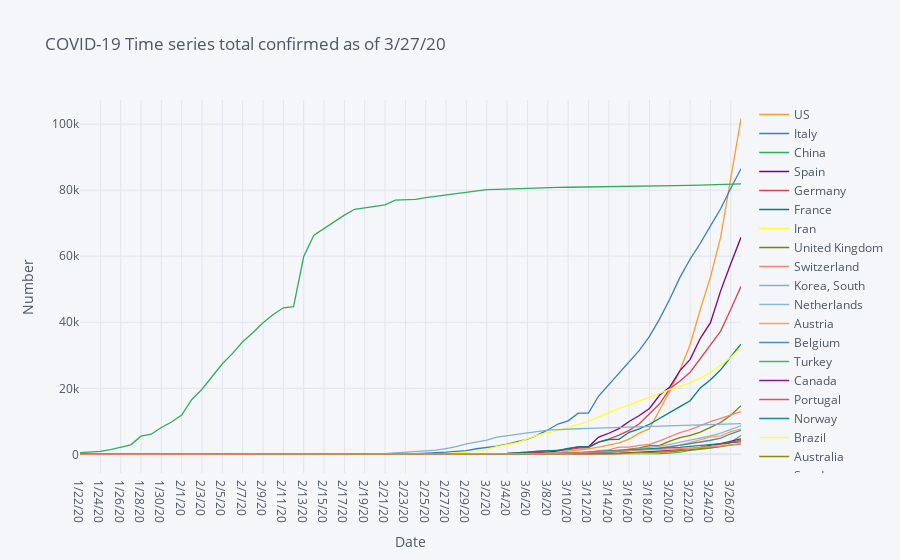

Notebook source saved alongside this figure:
### Code cell
df=covid19_confirmed.groupby('Country/Region').sum().reset_index()
df=df.sort_values(confirmed_latest,ascending=False).head(20).drop(['Lat', 'Long'],axis=1).set_index("Country/Region").T
fig = df.iplot(asFigure=True, xTitle="Date", yTitle="Number", title=f'COVID-19 Time series total confirmed as of {confirmed_latest}')
fig

### Figure 1 — Plotly figure (JSON) as saved in the notebook; plotly's stock layout.template omitted (floating-point values rounded to 4 significant figures)
{"data": [{"line": {"color": "rgba(255, 153, 51, 1.0)", "dash": "solid", "shape": "linear", "width": 1.3}, "mode": "lines", "name": "US", "text": "", "type": "scatter", "x": ["1/22/20", "1/23/20", "1/24/20", "1/25/20", "1/26/20", "1/27/20", "1/28/20", "1/29/20", "1/30/20", "1/31/20", "2/1/20", "2/2/20", "2/3/20", "2/4/20", "2/5/20", "2/6/20", "2/7/20", "2/8/20", "2/9/20", "2/10/20", "2/11/20", "2/12/20", "2/13/20", "2/14/20", "2/15/20", "2/16/20", "2/17/20", "2/18/20", "2/19/20", "2/20/20", "2/21/20", "2/22/20", "2/23/20", "2/24/20", "2/25/20", "2/26/20", "2/27/20", "2/28/20", "2/29/20", "3/1/20", "3/2/20", "3/3/20", "3/4/20", "3/5/20", "3/6/20", "3/7/20", "3/8/20", "3/9/20", "3/10/20", "3/11/20", "3/12/20", "3/13/20", "3/14/20", "3/15/20", "3/16/20", "3/17/20", "3/18/20", "3/19/20", "3/20/20", "3/21/20", "3/22/20", "3/23/20", "3/24/20", "3/25/20", "3/26/20", "3/27/20"], "y": [1, 1, 2, 2, 5, 5, 5, 5, 5, 7, 8, 8, 11, 11, 11, 11, 11, 11, 11, 11, 12, 12, 13, 13, 13, 13, 13, 13, 13, 13, 15, 15, 15, 51, 51, 57, 58, 60, 68, 74, 98, 118, 149, 217, 262, 402, 518, 583, 959, 1281, 1663, 2179, 2727, 3499, 4632, 6421, 7783, 13677, 19100, 25489, 33276, 43847, 53740, 65778, 83836, 101657]}, {"line": {"color": "rgba(55, 128, 191, 1.0)", "dash": "solid", "shape": "linear", "width": 1.3}, "mode": "lines", "name": "Italy", "text": "", "type": "scatter", "x": ["1/22/20", "1/23/20", "1/24/20", "1/25/20", "1/26/20", "1/27/20", "1/28/20", "1/29/20", "1/30/20", "1/31/20", "2/1/20", "2/2/20", "2/3/20", "2/4/20", "2/5/20", "2/6/20", "2/7/20", "2/8/20", "2/9/20", "2/10/20", "2/11/20", "2/12/20", "2/13/20", "2/14/20", "2/15/20", "2/16/20", "2/17/20", "2/18/20", "2/19/20", "2/20/20", "2/21/20", "2/22/20", "2/23/20", "2/24/20", "2/25/20", "2/26/20", "2/27/20", "2/28/20", "2/29/20", "3/1/20", "3/2/20", "3/3/20", "3/4/20", "3/5/20", "3/6/20", "3/7/20", "3/8/20", "3/9/20", "3/10/20", "3/11/20", "3/12/20", "3/13/20", "3/14/20", "3/15/20", "3/16/20", "3/17/20", "3/18/20", "3/19/20", "3/20/20", "3/21/20", "3/22/20", "3/23/20", "3/24/20", "3/25/20", "3/26/20", "3/27/20"], "y": [0, 0, 0, 0, 0, 0, 0, 0, 0, 2, 2, 2, 2, 2, 2, 2, 3, 3, 3, 3, 3, 3, 3, 3, 3, 3, 3, 3, 3, 3, 20, 62, 155, 229, 322, 453, 655, 888, 1128, 1694, 2036, 2502, 3089, 3858, 4636, 5883, 7375, 9172, 10149, 12462, 12462, 17660, 21157, 24747, 27980, 31506, 35713, 41035, 47021, 53578, 59138, 63927, 69176, 74386, 80589, 86498]}, {"line": {"color": "rgba(50, 171, 96, 1.0)", "dash": "solid", "shape": "linear", "width": 1.3}, "mode": "lines", "name": "China", "text": "", "type": "scatter", "x": ["1/22/20", "1/23/20", "1/24/20", "1/25/20", "1/26/20", "1/27/20", "1/28/20", "1/29/20", "1/30/20", "1/31/20", "2/1/20", "2/2/20", "2/3/20", "2/4/20", "2/5/20", "2/6/20", "2/7/20", "2/8/20", "2/9/20", "2/10/20", "2/11/20", "2/12/20", "2/13/20", "2/14/20", "2/15/20", "2/16/20", "2/17/20", "2/18/20", "2/19/20", "2/20/20", "2/21/20", "2/22/20", "2/23/20", "2/24/20", "2/25/20", "2/26/20", "2/27/20", "2/28/20", "2/29/20", "3/1/20", "3/2/20", "3/3/20", "3/4/20", "3/5/20", "3/6/20", "3/7/20", "3/8/20", "3/9/20", "3/10/20", "3/11/20", "3/12/20", "3/13/20", "3/14/20", "3/15/20", "3/16/20", "3/17/20", "3/18/20", "3/19/20", "3/20/20", "3/21/20", "3/22/20", "3/23/20", "3/24/20", "3/25/20", "3/26/20", "3/27/20"], "y": [548, 643, 920, 1406, 2075, 2877, 5509, 6087, 8141, 9802, 11891, 16630, 19716, 23707, 27440, 30587, 34110, 36814, 39829, 42354, 44386, 44759, 59895, 66358, 68413, 70513, 72434, 74211, 74619, 75077, 75550, 77001, 77022, 77241, 77754, 78166, 78600, 78928, 79356, 79932, 80136, 80261, 80386, 80537, 80690, 80770, 80823, 80860, 80887, 80921, 80932, 80945, 80977, 81003, 81033, 81058, 81102, 81156, 81250, 81305, 81435, 81498, 81591, 81661, 81782, 81897]}, {"line": {"color": "rgba(128, 0, 128, 1.0)", "dash": "solid", "shape": "linear", "width": 1.3}, "mode": "lines", "name": "Spain", "text": "", "type": "scatter", "x": ["1/22/20", "1/23/20", "1/24/20", "1/25/20", "1/26/20", "1/27/20", "1/28/20", "1/29/20", "1/30/20", "1/31/20", "2/1/20", "2/2/20", "2/3/20", "2/4/20", "2/5/20", "2/6/20", "2/7/20", "2/8/20", "2/9/20", "2/10/20", "2/11/20", "2/12/20", "2/13/20", "2/14/20", "2/15/20", "2/16/20", "2/17/20", "2/18/20", "2/19/20", "2/20/20", "2/21/20", "2/22/20", "2/23/20", "2/24/20", "2/25/20", "2/26/20", "2/27/20", "2/28/20", "2/29/20", "3/1/20", "3/2/20", "3/3/20", "3/4/20", "3/5/20", "3/6/20", "3/7/20", "3/8/20", "3/9/20", "3/10/20", "3/11/20", "3/12/20", "3/13/20", "3/14/20", "3/15/20", "3/16/20", "3/17/20", "3/18/20", "3/19/20", "3/20/20", "3/21/20", "3/22/20", "3/23/20", "3/24/20", "3/25/20", "3/26/20", "3/27/20"], "y": [0, 0, 0, 0, 0, 0, 0, 0, 0, 0, 1, 1, 1, 1, 1, 1, 1, 1, 2, 2, 2, 2, 2, 2, 2, 2, 2, 2, 2, 2, 2, 2, 2, 2, 6, 13, 15, 32, 45, 84, 120, 165, 222, 259, 400, 500, 673, 1073, 1695, 2277, 2277, 5232, 6391, 7798, 9942, 11748, 13910, 17963, 20410, 25374, 28768, 35136, 39885, 49515, 57786, 65719]}, {"line": {"color": "rgba(219, 64, 82, 1.0)", "dash": "solid", "shape": "linear", "width": 1.3}, "mode": "lines", "name": "Germany", "text": "", "type": "scatter", "x": ["1/22/20", "1/23/20", "1/24/20", "1/25/20", "1/26/20", "1/27/20", "1/28/20", "1/29/20", "1/30/20", "1/31/20", "2/1/20", "2/2/20", "2/3/20", "2/4/20", "2/5/20", "2/6/20", "2/7/20", "2/8/20", "2/9/20", "2/10/20", "2/11/20", "2/12/20", "2/13/20", "2/14/20", "2/15/20", "2/16/20", "2/17/20", "2/18/20", "2/19/20", "2/20/20", "2/21/20", "2/22/20", "2/23/20", "2/24/20", "2/25/20", "2/26/20", "2/27/20", "2/28/20", "2/29/20", "3/1/20", "3/2/20", "3/3/20", "3/4/20", "3/5/20", "3/6/20", "3/7/20", "3/8/20", "3/9/20", "3/10/20", "3/11/20", "3/12/20", "3/13/20", "3/14/20", "3/15/20", "3/16/20", "3/17/20", "3/18/20", "3/19/20", "3/20/20", "3/21/20", "3/22/20", "3/23/20", "3/24/20", "3/25/20", "3/26/20", "3/27/20"], "y": [0, 0, 0, 0, 0, 1, 4, 4, 4, 5, 8, 10, 12, 12, 12, 12, 13, 13, 14, 14, 16, 16, 16, 16, 16, 16, 16, 16, 16, 16, 16, 16, 16, 16, 17, 27, 46, 48, 79, 130, 159, 196, 262, 482, 670, 799, 1040, 1176, 1457, 1908, 2078, 3675, 4585, 5795, 7272, 9257, 12327, 15320, 19848, 22213, 24873, 29056, 32986, 37323, 43938, 50871]}, {"line": {"color": "rgba(0, 128, 128, 1.0)", "dash": "solid", "shape": "linear", "width": 1.3}, "mode": "lines", "name": "France", "text": "", "type": "scatter", "x": ["1/22/20", "1/23/20", "1/24/20", "1/25/20", "1/26/20", "1/27/20", "1/28/20", "1/29/20", "1/30/20", "1/31/20", "2/1/20", "2/2/20", "2/3/20", "2/4/20", "2/5/20", "2/6/20", "2/7/20", "2/8/20", "2/9/20", "2/10/20", "2/11/20", "2/12/20", "2/13/20", "2/14/20", "2/15/20", "2/16/20", "2/17/20", "2/18/20", "2/19/20", "2/20/20", "2/21/20", "2/22/20", "2/23/20", "2/24/20", "2/25/20", "2/26/20", "2/27/20", "2/28/20", "2/29/20", "3/1/20", "3/2/20", "3/3/20", "3/4/20", "3/5/20", "3/6/20", "3/7/20", "3/8/20", "3/9/20", "3/10/20", "3/11/20", "3/12/20", "3/13/20", "3/14/20", "3/15/20", "3/16/20", "3/17/20", "3/18/20", "3/19/20", "3/20/20", "3/21/20", "3/22/20", "3/23/20", "3/24/20", "3/25/20", "3/26/20", "3/27/20"], "y": [0, 0, 2, 3, 3, 3, 4, 5, 5, 5, 6, 6, 6, 6, 6, 6, 6, 11, 11, 11, 11, 11, 11, 11, 12, 12, 12, 12, 12, 12, 12, 12, 12, 12, 14, 18, 38, 57, 100, 130, 191, 204, 288, 380, 656, 959, 1136, 1219, 1794, 2293, 2293, 3681, 4496, 4532, 6683, 7715, 9124, 10970, 12758, 14463, 16243, 20123, 22622, 25600, 29551, 33402]}, {"line": {"color": "rgba(255, 255, 51, 1.0)", "dash": "solid", "shape": "linear", "width": 1.3}, "mode": "lines", "name": "Iran", "text": "", "type": "scatter", "x": ["1/22/20", "1/23/20", "1/24/20", "1/25/20", "1/26/20", "1/27/20", "1/28/20", "1/29/20", "1/30/20", "1/31/20", "2/1/20", "2/2/20", "2/3/20", "2/4/20", "2/5/20", "2/6/20", "2/7/20", "2/8/20", "2/9/20", "2/10/20", "2/11/20", "2/12/20", "2/13/20", "2/14/20", "2/15/20", "2/16/20", "2/17/20", "2/18/20", "2/19/20", "2/20/20", "2/21/20", "2/22/20", "2/23/20", "2/24/20", "2/25/20", "2/26/20", "2/27/20", "2/28/20", "2/29/20", "3/1/20", "3/2/20", "3/3/20", "3/4/20", "3/5/20", "3/6/20", "3/7/20", "3/8/20", "3/9/20", "3/10/20", "3/11/20", "3/12/20", "3/13/20", "3/14/20", "3/15/20", "3/16/20", "3/17/20", "3/18/20", "3/19/20", "3/20/20", "3/21/20", "3/22/20", "3/23/20", "3/24/20", "3/25/20", "3/26/20", "3/27/20"], "y": [0, 0, 0, 0, 0, 0, 0, 0, 0, 0, 0, 0, 0, 0, 0, 0, 0, 0, 0, 0, 0, 0, 0, 0, 0, 0, 0, 0, 2, 5, 18, 28, 43, 61, 95, 139, 245, 388, 593, 978, 1501, 2336, 2922, 3513, 4747, 5823, 6566, 7161, 8042, 9000, 10075, 11364, 12729, 13938, 14991, 16169, 17361, 18407, 19644, 20610, 21638, 23049, 24811, 27017, 29406, 32332]}, {"line": {"color": "rgba(128, 128, 0, 1.0)", "dash": "solid", "shape": "linear", "width": 1.3}, "mode": "lines", "name": "United Kingdom", "text": "", "type": "scatter", "x": ["1/22/20", "1/23/20", "1/24/20", "1/25/20", "1/26/20", "1/27/20", "1/28/20", "1/29/20", "1/30/20", "1/31/20", "2/1/20", "2/2/20", "2/3/20", "2/4/20", "2/5/20", "2/6/20", "2/7/20", "2/8/20", "2/9/20", "2/10/20", "2/11/20", "2/12/20", "2/13/20", "2/14/20", "2/15/20", "2/16/20", "2/17/20", "2/18/20", "2/19/20", "2/20/20", "2/21/20", "2/22/20", "2/23/20", "2/24/20", "2/25/20", "2/26/20", "2/27/20", "2/28/20", "2/29/20", "3/1/20", "3/2/20", "3/3/20", "3/4/20", "3/5/20", "3/6/20", "3/7/20", "3/8/20", "3/9/20", "3/10/20", "3/11/20", "3/12/20", "3/13/20", "3/14/20", "3/15/20", "3/16/20", "3/17/20", "3/18/20", "3/19/20", "3/20/20", "3/21/20", "3/22/20", "3/23/20", "3/24/20", "3/25/20", "3/26/20", "3/27/20"], "y": [0, 0, 0, 0, 0, 0, 0, 0, 0, 2, 2, 2, 2, 2, 2, 2, 3, 3, 3, 8, 8, 9, 9, 9, 9, 9, 9, 9, 9, 9, 9, 9, 9, 13, 13, 13, 15, 20, 23, 36, 40, 51, 86, 116, 164, 207, 274, 322, 384, 459, 459, 802, 1144, 1145, 1551, 1960, 2642, 2716, 4014, 5067, 5745, 6726, 8164, 9640, 11812, 14745]}, {"line": {"color": "rgba(251, 128, 114, 1.0)", "dash": "solid", "shape": "linear", "width": 1.3}, "mode": "lines", "name": "Switzerland", "text": "", "type": "scatter", "x": ["1/22/20", "1/23/20", "1/24/20", "1/25/20", "1/26/20", "1/27/20", "1/28/20", "1/29/20", "1/30/20", "1/31/20", "2/1/20", "2/2/20", "2/3/20", "2/4/20", "2/5/20", "2/6/20", "2/7/20", "2/8/20", "2/9/20", "2/10/20", "2/11/20", "2/12/20", "2/13/20", "2/14/20", "2/15/20", "2/16/20", "2/17/20", "2/18/20", "2/19/20", "2/20/20", "2/21/20", "2/22/20", "2/23/20", "2/24/20", "2/25/20", "2/26/20", "2/27/20", "2/28/20", "2/29/20", "3/1/20", "3/2/20", "3/3/20", "3/4/20", "3/5/20", "3/6/20", "3/7/20", "3/8/20", "3/9/20", "3/10/20", "3/11/20", "3/12/20", "3/13/20", "3/14/20", "3/15/20", "3/16/20", "3/17/20", "3/18/20", "3/19/20", "3/20/20", "3/21/20", "3/22/20", "3/23/20", "3/24/20", "3/25/20", "3/26/20", "3/27/20"], "y": [0, 0, 0, 0, 0, 0, 0, 0, 0, 0, 0, 0, 0, 0, 0, 0, 0, 0, 0, 0, 0, 0, 0, 0, 0, 0, 0, 0, 0, 0, 0, 0, 0, 0, 1, 1, 8, 8, 18, 27, 42, 56, 90, 114, 214, 268, 337, 374, 491, 652, 652, 1139, 1359, 2200, 2200, 2700, 3028, 4075, 5294, 6575, 7474, 8795, 9877, 10897, 11811, 12928]}, {"line": {"color": "rgba(128, 177, 211, 1.0)", "dash": "solid", "shape": "linear", "width": 1.3}, "mode": "lines", "name": "Korea, South", "text": "", "type": "scatter", "x": ["1/22/20", "1/23/20", "1/24/20", "1/25/20", "1/26/20", "1/27/20", "1/28/20", "1/29/20", "1/30/20", "1/31/20", "2/1/20", "2/2/20", "2/3/20", "2/4/20", "2/5/20", "2/6/20", "2/7/20", "2/8/20", "2/9/20", "2/10/20", "2/11/20", "2/12/20", "2/13/20", "2/14/20", "2/15/20", "2/16/20", "2/17/20", "2/18/20", "2/19/20", "2/20/20", "2/21/20", "2/22/20", "2/23/20", "2/24/20", "2/25/20", "2/26/20", "2/27/20", "2/28/20", "2/29/20", "3/1/20", "3/2/20", "3/3/20", "3/4/20", "3/5/20", "3/6/20", "3/7/20", "3/8/20", "3/9/20", "3/10/20", "3/11/20", "3/12/20", "3/13/20", "3/14/20", "3/15/20", "3/16/20", "3/17/20", "3/18/20", "3/19/20", "3/20/20", "3/21/20", "3/22/20", "3/23/20", "3/24/20", "3/25/20", "3/26/20", "3/27/20"], "y": [1, 1, 2, 2, 3, 4, 4, 4, 4, 11, 12, 15, 15, 16, 19, 23, 24, 24, 25, 27, 28, 28, 28, 28, 28, 29, 30, 31, 31, 104, 204, 433, 602, 833, 977, 1261, 1766, 2337, 3150, 3736, 4335, 5186, 5621, 6088, 6593, 7041, 7314, 7478, 7513, 7755, 7869, 7979, 8086, 8162, 8236, 8320, 8413, 8565, 8652, 8799, 8961, 8961, 9037, 9137, 9241, 9332]}, {"line": {"color": "rgba(128, 177, 211, 0.8999999999999999)", "dash": "solid", "shape": "linear", "width": 1.3}, "mode": "lines", "name": "Netherlands", "text": "", "type": "scatter", "x": ["1/22/20", "1/23/20", "1/24/20", "1/25/20", "1/26/20", "1/27/20", "1/28/20", "1/29/20", "1/30/20", "1/31/20", "2/1/20", "2/2/20", "2/3/20", "2/4/20", "2/5/20", "2/6/20", "2/7/20", "2/8/20", "2/9/20", "2/10/20", "2/11/20", "2/12/20", "2/13/20", "2/14/20", "2/15/20", "2/16/20", "2/17/20", "2/18/20", "2/19/20", "2/20/20", "2/21/20", "2/22/20", "2/23/20", "2/24/20", "2/25/20", "2/26/20", "2/27/20", "2/28/20", "2/29/20", "3/1/20", "3/2/20", "3/3/20", "3/4/20", "3/5/20", "3/6/20", "3/7/20", "3/8/20", "3/9/20", "3/10/20", "3/11/20", "3/12/20", "3/13/20", "3/14/20", "3/15/20", "3/16/20", "3/17/20", "3/18/20", "3/19/20", "3/20/20", "3/21/20", "3/22/20", "3/23/20", "3/24/20", "3/25/20", "3/26/20", "3/27/20"], "y": [0, 0, 0, 0, 0, 0, 0, 0, 0, 0, 0, 0, 0, 0, 0, 0, 0, 0, 0, 0, 0, 0, 0, 0, 0, 0, 0, 0, 0, 0, 0, 0, 0, 0, 0, 0, 1, 1, 6, 10, 18, 24, 38, 82, 128, 188, 265, 321, 382, 503, 503, 806, 962, 1138, 1416, 1711, 2058, 2467, 3003, 3640, 4217, 4764, 5580, 6438, 7468, 8647]}, {"line": {"color": "rgba(255, 153, 51, 0.8999999999999999)", "dash": "solid", "shape": "linear", "width": 1.3}, "mode": "lines", "name": "Austria", "text": "", "type": "scatter", "x": ["1/22/20", "1/23/20", "1/24/20", "1/25/20", "1/26/20", "1/27/20", "1/28/20", "1/29/20", "1/30/20", "1/31/20", "2/1/20", "2/2/20", "2/3/20", "2/4/20", "2/5/20", "2/6/20", "2/7/20", "2/8/20", "2/9/20", "2/10/20", "2/11/20", "2/12/20", "2/13/20", "2/14/20", "2/15/20", "2/16/20", "2/17/20", "2/18/20", "2/19/20", "2/20/20", "2/21/20", "2/22/20", "2/23/20", "2/24/20", "2/25/20", "2/26/20", "2/27/20", "2/28/20", "2/29/20", "3/1/20", "3/2/20", "3/3/20", "3/4/20", "3/5/20", "3/6/20", "3/7/20", "3/8/20", "3/9/20", "3/10/20", "3/11/20", "3/12/20", "3/13/20", "3/14/20", "3/15/20", "3/16/20", "3/17/20", "3/18/20", "3/19/20", "3/20/20", "3/21/20", "3/22/20", "3/23/20", "3/24/20", "3/25/20", "3/26/20", "3/27/20"], "y": [0, 0, 0, 0, 0, 0, 0, 0, 0, 0, 0, 0, 0, 0, 0, 0, 0, 0, 0, 0, 0, 0, 0, 0, 0, 0, 0, 0, 0, 0, 0, 0, 0, 0, 2, 2, 3, 3, 9, 14, 18, 21, 29, 41, 55, 79, 104, 131, 182, 246, 302, 504, 655, 860, 1018, 1332, 1646, 2013, 2388, 2814, 3582, 4474, 5283, 5588, 6909, 7657]}, {"line": {"color": "rgba(55, 128, 191, 0.8999999999999999)", "dash": "solid", "shape": "linear", "width": 1.3}, "mode": "lines", "name": "Belgium", "text": "", "type": "scatter", "x": ["1/22/20", "1/23/20", "1/24/20", "1/25/20", "1/26/20", "1/27/20", "1/28/20", "1/29/20", "1/30/20", "1/31/20", "2/1/20", "2/2/20", "2/3/20", "2/4/20", "2/5/20", "2/6/20", "2/7/20", "2/8/20", "2/9/20", "2/10/20", "2/11/20", "2/12/20", "2/13/20", "2/14/20", "2/15/20", "2/16/20", "2/17/20", "2/18/20", "2/19/20", "2/20/20", "2/21/20", "2/22/20", "2/23/20", "2/24/20", "2/25/20", "2/26/20", "2/27/20", "2/28/20", "2/29/20", "3/1/20", "3/2/20", "3/3/20", "3/4/20", "3/5/20", "3/6/20", "3/7/20", "3/8/20", "3/9/20", "3/10/20", "3/11/20", "3/12/20", "3/13/20", "3/14/20", "3/15/20", "3/16/20", "3/17/20", "3/18/20", "3/19/20", "3/20/20", "3/21/20", "3/22/20", "3/23/20", "3/24/20", "3/25/20", "3/26/20", "3/27/20"], "y": [0, 0, 0, 0, 0, 0, 0, 0, 0, 0, 0, 0, 0, 1, 1, 1, 1, 1, 1, 1, 1, 1, 1, 1, 1, 1, 1, 1, 1, 1, 1, 1, 1, 1, 1, 1, 1, 1, 1, 2, 8, 13, 23, 50, 109, 169, 200, 239, 267, 314, 314, 559, 689, 886, 1058, 1243, 1486, 1795, 2257, 2815, 3401, 3743, 4269, 4937, 6235, 7284]}, {"line": {"color": "rgba(50, 171, 96, 0.8999999999999999)", "dash": "solid", "shape": "linear", "width": 1.3}, "mode": "lines", "name": "Turkey", "text": "", "type": "scatter", "x": ["1/22/20", "1/23/20", "1/24/20", "1/25/20", "1/26/20", "1/27/20", "1/28/20", "1/29/20", "1/30/20", "1/31/20", "2/1/20", "2/2/20", "2/3/20", "2/4/20", "2/5/20", "2/6/20", "2/7/20", "2/8/20", "2/9/20", "2/10/20", "2/11/20", "2/12/20", "2/13/20", "2/14/20", "2/15/20", "2/16/20", "2/17/20", "2/18/20", "2/19/20", "2/20/20", "2/21/20", "2/22/20", "2/23/20", "2/24/20", "2/25/20", "2/26/20", "2/27/20", "2/28/20", "2/29/20", "3/1/20", "3/2/20", "3/3/20", "3/4/20", "3/5/20", "3/6/20", "3/7/20", "3/8/20", "3/9/20", "3/10/20", "3/11/20", "3/12/20", "3/13/20", "3/14/20", "3/15/20", "3/16/20", "3/17/20", "3/18/20", "3/19/20", "3/20/20", "3/21/20", "3/22/20", "3/23/20", "3/24/20", "3/25/20", "3/26/20", "3/27/20"], "y": [0, 0, 0, 0, 0, 0, 0, 0, 0, 0, 0, 0, 0, 0, 0, 0, 0, 0, 0, 0, 0, 0, 0, 0, 0, 0, 0, 0, 0, 0, 0, 0, 0, 0, 0, 0, 0, 0, 0, 0, 0, 0, 0, 0, 0, 0, 0, 0, 0, 1, 1, 5, 5, 6, 18, 47, 98, 192, 359, 670, 1236, 1529, 1872, 2433, 3629, 5698]}, {"line": {"color": "rgba(128, 0, 128, 0.8999999999999999)", "dash": "solid", "shape": "linear", "width": 1.3}, "mode": "lines", "name": "Canada", "text": "", "type": "scatter", "x": ["1/22/20", "1/23/20", "1/24/20", "1/25/20", "1/26/20", "1/27/20", "1/28/20", "1/29/20", "1/30/20", "1/31/20", "2/1/20", "2/2/20", "2/3/20", "2/4/20", "2/5/20", "2/6/20", "2/7/20", "2/8/20", "2/9/20", "2/10/20", "2/11/20", "2/12/20", "2/13/20", "2/14/20", "2/15/20", "2/16/20", "2/17/20", "2/18/20", "2/19/20", "2/20/20", "2/21/20", "2/22/20", "2/23/20", "2/24/20", "2/25/20", "2/26/20", "2/27/20", "2/28/20", "2/29/20", "3/1/20", "3/2/20", "3/3/20", "3/4/20", "3/5/20", "3/6/20", "3/7/20", "3/8/20", "3/9/20", "3/10/20", "3/11/20", "3/12/20", "3/13/20", "3/14/20", "3/15/20", "3/16/20", "3/17/20", "3/18/20", "3/19/20", "3/20/20", "3/21/20", "3/22/20", "3/23/20", "3/24/20", "3/25/20", "3/26/20", "3/27/20"], "y": [0, 0, 0, 0, 1, 1, 2, 2, 2, 4, 4, 4, 4, 4, 5, 5, 7, 7, 7, 7, 7, 7, 7, 7, 7, 7, 8, 8, 8, 8, 9, 9, 9, 10, 11, 11, 13, 14, 20, 24, 27, 30, 33, 37, 49, 54, 64, 77, 79, 108, 117, 193, 198, 252, 415, 478, 657, 800, 943, 1277, 1469, 2088, 2790, 3251, 4042, 4682]}, {"line": {"color": "rgba(219, 64, 82, 0.8999999999999999)", "dash": "solid", "shape": "linear", "width": 1.3}, "mode": "lines", "name": "Portugal", "text": "", "type": "scatter", "x": ["1/22/20", "1/23/20", "1/24/20", "1/25/20", "1/26/20", "1/27/20", "1/28/20", "1/29/20", "1/30/20", "1/31/20", "2/1/20", "2/2/20", "2/3/20", "2/4/20", "2/5/20", "2/6/20", "2/7/20", "2/8/20", "2/9/20", "2/10/20", "2/11/20", "2/12/20", "2/13/20", "2/14/20", "2/15/20", "2/16/20", "2/17/20", "2/18/20", "2/19/20", "2/20/20", "2/21/20", "2/22/20", "2/23/20", "2/24/20", "2/25/20", "2/26/20", "2/27/20", "2/28/20", "2/29/20", "3/1/20", "3/2/20", "3/3/20", "3/4/20", "3/5/20", "3/6/20", "3/7/20", "3/8/20", "3/9/20", "3/10/20", "3/11/20", "3/12/20", "3/13/20", "3/14/20", "3/15/20", "3/16/20", "3/17/20", "3/18/20", "3/19/20", "3/20/20", "3/21/20", "3/22/20", "3/23/20", "3/24/20", "3/25/20", "3/26/20", "3/27/20"], "y": [0, 0, 0, 0, 0, 0, 0, 0, 0, 0, 0, 0, 0, 0, 0, 0, 0, 0, 0, 0, 0, 0, 0, 0, 0, 0, 0, 0, 0, 0, 0, 0, 0, 0, 0, 0, 0, 0, 0, 0, 2, 2, 5, 8, 13, 20, 30, 30, 41, 59, 59, 112, 169, 245, 331, 448, 448, 785, 1020, 1280, 1600, 2060, 2362, 2995, 3544, 4268]}, {"line": {"color": "rgba(0, 128, 128, 0.8999999999999999)", "dash": "solid", "shape": "linear", "width": 1.3}, "mode": "lines", "name": "Norway", "text": "", "type": "scatter", "x": ["1/22/20", "1/23/20", "1/24/20", "1/25/20", "1/26/20", "1/27/20", "1/28/20", "1/29/20", "1/30/20", "1/31/20", "2/1/20", "2/2/20", "2/3/20", "2/4/20", "2/5/20", "2/6/20", "2/7/20", "2/8/20", "2/9/20", "2/10/20", "2/11/20", "2/12/20", "2/13/20", "2/14/20", "2/15/20", "2/16/20", "2/17/20", "2/18/20", "2/19/20", "2/20/20", "2/21/20", "2/22/20", "2/23/20", "2/24/20", "2/25/20", "2/26/20", "2/27/20", "2/28/20", "2/29/20", "3/1/20", "3/2/20", "3/3/20", "3/4/20", "3/5/20", "3/6/20", "3/7/20", "3/8/20", "3/9/20", "3/10/20", "3/11/20", "3/12/20", "3/13/20", "3/14/20", "3/15/20", "3/16/20", "3/17/20", "3/18/20", "3/19/20", "3/20/20", "3/21/20", "3/22/20", "3/23/20", "3/24/20", "3/25/20", "3/26/20", "3/27/20"], "y": [0, 0, 0, 0, 0, 0, 0, 0, 0, 0, 0, 0, 0, 0, 0, 0, 0, 0, 0, 0, 0, 0, 0, 0, 0, 0, 0, 0, 0, 0, 0, 0, 0, 0, 0, 1, 1, 6, 15, 19, 25, 32, 56, 87, 108, 147, 176, 205, 400, 598, 702, 996, 1090, 1221, 1333, 1463, 1550, 1746, 1914, 2118, 2385, 2621, 2863, 3084, 3369, 3755]}, {"line": {"color": "rgba(255, 255, 51, 0.8999999999999999)", "dash": "solid", "shape": "linear", "width": 1.3}, "mode": "lines", "name": "Brazil", "text": "", "type": "scatter", "x": ["1/22/20", "1/23/20", "1/24/20", "1/25/20", "1/26/20", "1/27/20", "1/28/20", "1/29/20", "1/30/20", "1/31/20", "2/1/20", "2/2/20", "2/3/20", "2/4/20", "2/5/20", "2/6/20", "2/7/20", "2/8/20", "2/9/20", "2/10/20", "2/11/20", "2/12/20", "2/13/20", "2/14/20", "2/15/20", "2/16/20", "2/17/20", "2/18/20", "2/19/20", "2/20/20", "2/21/20", "2/22/20", "2/23/20", "2/24/20", "2/25/20", "2/26/20", "2/27/20", "2/28/20", "2/29/20", "3/1/20", "3/2/20", "3/3/20", "3/4/20", "3/5/20", "3/6/20", "3/7/20", "3/8/20", "3/9/20", "3/10/20", "3/11/20", "3/12/20", "3/13/20", "3/14/20", "3/15/20", "3/16/20", "3/17/20", "3/18/20", "3/19/20", "3/20/20", "3/21/20", "3/22/20", "3/23/20", "3/24/20", "3/25/20", "3/26/20", "3/27/20"], "y": [0, 0, 0, 0, 0, 0, 0, 0, 0, 0, 0, 0, 0, 0, 0, 0, 0, 0, 0, 0, 0, 0, 0, 0, 0, 0, 0, 0, 0, 0, 0, 0, 0, 0, 0, 1, 1, 1, 2, 2, 2, 2, 4, 4, 13, 13, 20, 25, 31, 38, 52, 151, 151, 162, 200, 321, 372, 621, 793, 1021, 1546, 1924, 2247, 2554, 2985, 3417]}, {"line": {"color": "rgba(128, 128, 0, 0.8999999999999999)", "dash": "solid", "shape": "linear", "width": 1.3}, "mode": "lines", "name": "Australia", "text": "", "type": "scatter", "x": ["1/22/20", "1/23/20", "1/24/20", "1/25/20", "1/26/20", "1/27/20", "1/28/20", "1/29/20", "1/30/20", "1/31/20", "2/1/20", "2/2/20", "2/3/20", "2/4/20", "2/5/20", "2/6/20", "2/7/20", "2/8/20", "2/9/20", "2/10/20", "2/11/20", "2/12/20", "2/13/20", "2/14/20", "2/15/20", "2/16/20", "2/17/20", "2/18/20", "2/19/20", "2/20/20", "2/21/20", "2/22/20", "2/23/20", "2/24/20", "2/25/20", "2/26/20", "2/27/20", "2/28/20", "2/29/20", "3/1/20", "3/2/20", "3/3/20", "3/4/20", "3/5/20", "3/6/20", "3/7/20", "3/8/20", "3/9/20", "3/10/20", "3/11/20", "3/12/20", "3/13/20", "3/14/20", "3/15/20", "3/16/20", "3/17/20", "3/18/20", "3/19/20", "3/20/20", "3/21/20", "3/22/20", "3/23/20", "3/24/20", "3/25/20", "3/26/20", "3/27/20"], "y": [0, 0, 0, 0, 4, 5, 5, 6, 9, 9, 12, 12, 12, 13, 13, 14, 15, 15, 15, 15, 15, 15, 15, 15, 15, 15, 15, 15, 15, 15, 15, 15, 15, 15, 15, 15, 15, 15, 25, 27, 30, 39, 52, 55, 60, 63, 76, 91, 107, 128, 128, 200, 250, 297, 377, 452, 568, 681, 791, 1071, 1549, 1682, 2044, 2364, 2810, 3143]}, {"line": {"color": "rgba(251, 128, 114, 0.8999999999999999)", "dash": "solid", "shape": "linear", "width": 1.3}, "mode": "lines", "name": "Sweden", "text": "", "type": "scatter", "x": ["1/22/20", "1/23/20", "1/24/20", "1/25/20", "1/26/20", "1/27/20", "1/28/20", "1/29/20", "1/30/20", "1/31/20", "2/1/20", "2/2/20", "2/3/20", "2/4/20", "2/5/20", "2/6/20", "2/7/20", "2/8/20", "2/9/20", "2/10/20", "2/11/20", "2/12/20", "2/13/20", "2/14/20", "2/15/20", "2/16/20", "2/17/20", "2/18/20", "2/19/20", "2/20/20", "2/21/20", "2/22/20", "2/23/20", "2/24/20", "2/25/20", "2/26/20", "2/27/20", "2/28/20", "2/29/20", "3/1/20", "3/2/20", "3/3/20", "3/4/20", "3/5/20", "3/6/20", "3/7/20", "3/8/20", "3/9/20", "3/10/20", "3/11/20", "3/12/20", "3/13/20", "3/14/20", "3/15/20", "3/16/20", "3/17/20", "3/18/20", "3/19/20", "3/20/20", "3/21/20", "3/22/20", "3/23/20", "3/24/20", "3/25/20", "3/26/20", "3/27/20"], "y": [0, 0, 0, 0, 0, 0, 0, 0, 0, 1, 1, 1, 1, 1, 1, 1, 1, 1, 1, 1, 1, 1, 1, 1, 1, 1, 1, 1, 1, 1, 1, 1, 1, 1, 1, 2, 7, 7, 12, 14, 15, 21, 35, 94, 101, 161, 203, 248, 355, 500, 599, 814, 961, 1022, 1103, 1190, 1279, 1439, 1639, 1763, 1934, 2046, 2286, 2526, 2840, 3069]}], "layout": {"legend": {"bgcolor": "#F5F6F9", "font": {"color": "#4D5663"}}, "paper_bgcolor": "#F5F6F9", "plot_bgcolor": "#F5F6F9", "title": {"font": {"color": "#4D5663"}, "text": "COVID-19 Time series total confirmed as of 3/27/20"}, "xaxis": {"gridcolor": "#E1E5ED", "showgrid": true, "tickfont": {"color": "#4D5663"}, "title": {"font": {"color": "#4D5663"}, "text": "Date"}, "zerolinecolor": "#E1E5ED"}, "yaxis": {"gridcolor": "#E1E5ED", "showgrid": true, "tickfont": {"color": "#4D5663"}, "title": {"font": {"color": "#4D5663"}, "text": "Number"}, "zerolinecolor": "#E1E5ED"}}}
